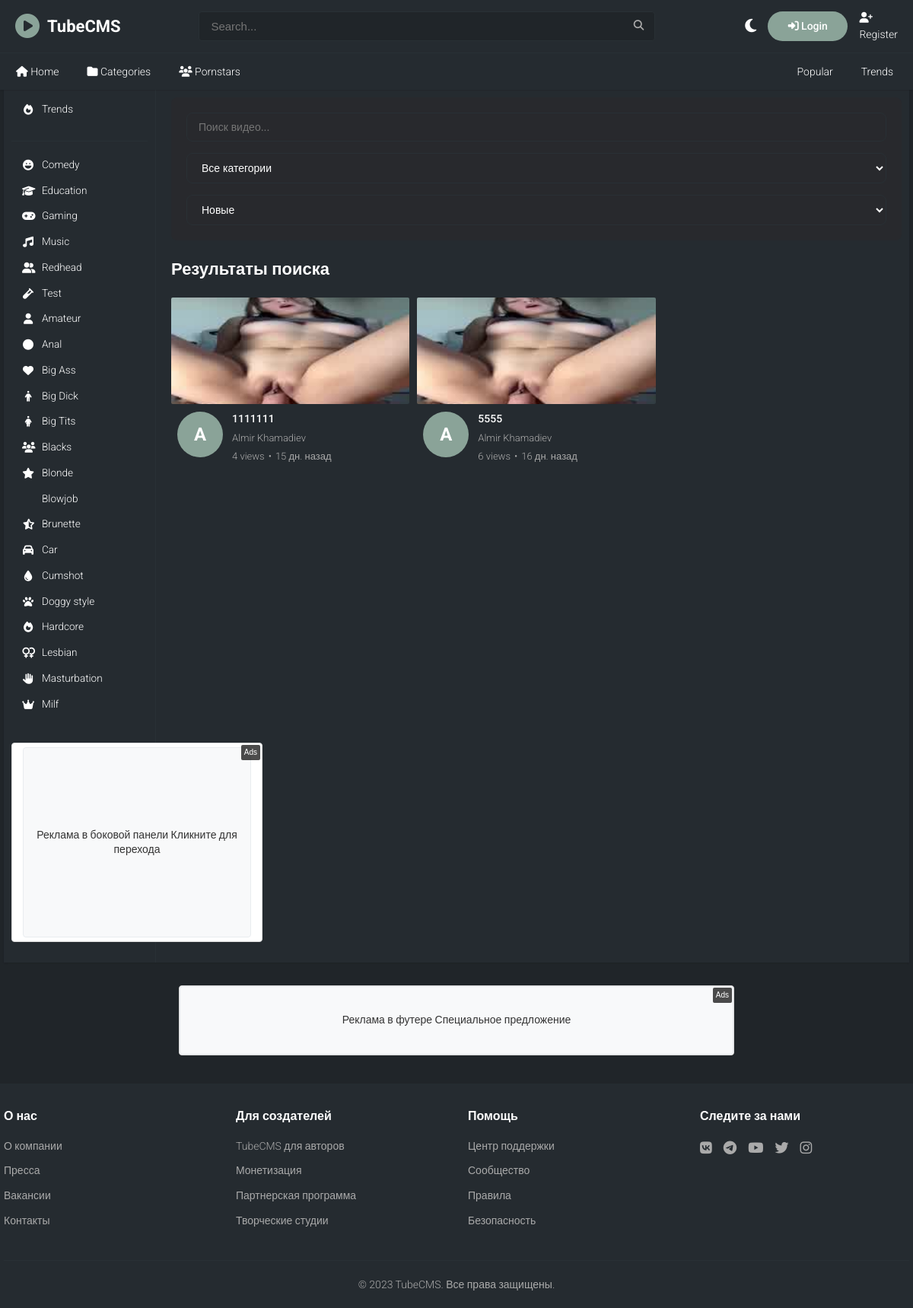
The app's page /search/ with its own data.
### apps/core/models.py (models this page shows, shortened)
class TimeStampedModel(models.Model):
    created_at = models.DateTimeField(auto_now_add=True)
    updated_at = models.DateTimeField(auto_now=True)
    class Meta:
        abstract = True

class Category(TimeStampedModel):
    name = models.CharField(max_length=100, unique=True)
    slug = models.SlugField(max_length=100, unique=True)
    description = models.TextField(blank=True)
    icon = models.CharField(max_length=50, blank=True, help_text="Font Awesome icon class")
    is_active = models.BooleanField(default=True)
    order = models.PositiveIntegerField(default=0)
    class Meta:
        verbose_name = "Category"
        verbose_name_plural = "Categories"
        ordering = ['order', 'name']

### apps/ads/models.py (models this page shows, shortened)
class AdBanner(models.Model):
    BANNER_TYPES = [
        ('image', 'Изображение'),
        ('video', 'Видео'),
        ('html', 'HTML'),
        ('text', 'Текст'),
    ]
    name = models.CharField(max_length=200, verbose_name="Название баннера")
    campaign = models.ForeignKey(AdCampaign, on_delete=models.CASCADE, related_name='banners', verbose_name="Кампания")
    placement = models.ForeignKey(AdPlacement, on_delete=models.CASCADE, related_name='banners', verbose_name="Место размещения")
    banner_type = models.CharField(max_length=20, choices=BANNER_TYPES, verbose_name="Тип баннера")
    image = models.ImageField(upload_to='ads/images/', blank=True, null=True, verbose_name="Изображение")
    video = models.FileField(upload_to='ads/videos/', blank=True, null=True, verbose_name="Видео")
    html_content = models.TextField(blank=True, verbose_name="HTML контент")
    text_content = models.TextField(blank=True, verbose_name="Текстовый контент")
    target_url = models.URLField(verbose_name="Целевая ссылка")
    alt_text = models.CharField(max_length=200, blank=True, verbose_name="Альтернативный текст")
    is_active = models.BooleanField(default=True, verbose_name="Активно")
    priority = models.PositiveIntegerField(default=0, verbose_name="Приоритет")
    weight = models.PositiveIntegerField(default=1, verbose_name="Вес (для ротации)")
    impressions_count = models.PositiveIntegerField(default=0, verbose_name="Количество показов")
    clicks_count = models.PositiveIntegerField(default=0, verbose_name="Количество кликов")
    created_at = models.DateTimeField(auto_now_add=True, verbose_name="Создано")
    updated_at = models.DateTimeField(auto_now=True, verbose_name="Обновлено")
    class Meta:
        verbose_name = "Рекламный баннер"
        verbose_name_plural = "Рекламные баннеры"
        ordering = ['-priority', '-created_at']
    def record_impression(self):
        self.impressions_count += 1
        self.save(update_fields=['impressions_count'])

### apps/videos/models.py (models this page shows, shortened)
class Video(TimeStampedModel):
    STATUS_CHOICES = [
        ('draft', 'Draft'),
        ('processing', 'Processing'),
        ('published', 'Published'),
        ('private', 'Private'),
        ('rejected', 'Rejected'),
    ]
    user = models.ForeignKey(User, on_delete=models.CASCADE, related_name='videos')
    title = models.CharField(max_length=200)
    description = models.TextField(blank=True)
    temp_video_file = models.FileField(upload_to='videos/tmp/', blank=True, null=True, help_text="Video file (converted versions)", verbose_name="Video file")
    converted_files = models.JSONField(default=list, blank=True, help_text="Paths to converted video files")
    preview = models.FileField(upload_to='previews/', blank=True, null=True, help_text="Short video preview")
    poster = models.ImageField(upload_to='posters/', blank=True, null=True)
    category = models.ForeignKey(Category, on_delete=models.SET_NULL, null=True, blank=True)
    tags = models.ManyToManyField(Tag, blank=True)
    performers = models.ManyToManyField('models.Model', blank=True, related_name='videos', through='models.ModelVideo')
    duration = models.PositiveIntegerField(default=0, help_text="Duration in seconds")
    file_size = models.PositiveIntegerField(default=0, help_text="File size in bytes")
    resolution = models.CharField(max_length=20, blank=True, help_text="e.g., 1920x1080")
    format = models.CharField(max_length=10, blank=True, help_text="e.g., mp4, avi")
    status = models.CharField(max_length=20, choices=STATUS_CHOICES, default='draft')
    is_published = models.BooleanField(default=False)
    is_featured = models.BooleanField(default=False)
    is_premium = models.BooleanField(default=False)
    views_count = models.PositiveIntegerField(default=0)
    likes_count = models.PositiveIntegerField(default=0)
    dislikes_count = models.PositiveIntegerField(default=0)
    comments_count = models.PositiveIntegerField(default=0)
    slug = models.SlugField(max_length=250, unique=True, blank=True, null=True)
    meta_description = models.CharField(max_length=160, blank=True)
    processing_status = models.CharField(max_length=20, default='pending')
    processing_progress = models.PositiveIntegerField(default=0)
    processing_error = models.TextField(blank=True)
    class Meta:
        verbose_name = "Video"
        verbose_name_plural = "Videos"
        ordering = ['-created_at']
        indexes = [
            models.Index(fields=['status', 'is_published']),
            models.Index(fields=['user', 'created_at']),
            models.Index(fields=['views_count']),
        ]

### apps/users/models.py (models this page shows, shortened)
class User(AbstractUser):
    email = models.EmailField(unique=True)
    avatar = models.ImageField(upload_to='avatars/', blank=True, null=True)
    bio = models.TextField(max_length=500, blank=True)
    birth_date = models.DateField(blank=True, null=True)
    location = models.CharField(max_length=100, blank=True)
    website = models.URLField(blank=True)
    is_verified = models.BooleanField(default=False)
    subscribers_count = models.PositiveIntegerField(default=0)
    videos_count = models.PositiveIntegerField(default=0)
    total_views = models.PositiveIntegerField(default=0)
    created_at = models.DateTimeField(auto_now_add=True)
    updated_at = models.DateTimeField(auto_now=True)
    USERNAME_FIELD = 'email'
    REQUIRED_FIELDS = ['username']
    class Meta:
        verbose_name = "User"
        verbose_name_plural = "Users"
    @property
    def full_name(self):
        if self.first_name and self.last_name:
            return f"{self.first_name} {self.last_name}"
        return self.username
    @property
    def display_name(self):
        return self.full_name or self.username

### apps/core/views.py (the view)
# urls.py: path('search/', views.search, name='search'),
def search(request):
    query = request.GET.get('q', '').strip()
    category = request.GET.get('category', '')
    sort = request.GET.get('sort', 'newest')
    videos = Video.objects.filter(is_published=True)
    if query:
        videos = videos.filter(
            Q(title__icontains=query) |
            Q(description__icontains=query) |
            Q(tags__name__icontains=query)
        ).distinct()
    if category:
        videos = videos.filter(category__slug=category)
    if sort == 'popular':
        videos = videos.order_by('-views_count', '-created_at')
    elif sort == 'oldest':
        videos = videos.order_by('created_at')
    else:  # newest
        videos = videos.order_by('-created_at')
    paginator = Paginator(videos, 20)
    page_number = request.GET.get('page')
    page_obj = paginator.get_page(page_number)
    context = {
        'videos': page_obj,
        'query': query,
        'selected_category': category,
        'sort': sort,
    }
    return render(request, 'videos/list.html', context)

### templates/videos/list.html (shortened to what this page needs)
{% extends 'base.html' %}
{% load core_tags %}
{% block content %}
<div id="search-results">
    <div class="search-filters">
        <form method="GET" hx-get="{% url 'videos:htmx_list' %}" hx-target="#video-results" hx-trigger="change from:select, keyup delay:500ms from:input">
            <div class="filter-group">
                <input type="text" name="q" placeholder="Поиск видео..." value="{{ request.GET.q }}" class="form-control">
            </div>
            <div class="filter-group">
                <select name="category" class="form-control">
                    <option value="">Все категории</option>
                </select>
            </div>
            <div class="filter-group">
                <select name="sort" class="form-control">
                    <option value="newest" {% if request.GET.sort == 'newest' %}selected{% endif %}>Новые</option>
                </select>
            </div>
        </form>
    </div>
    <div id="video-results">
        <h2>Результаты поиска</h2>
        {% if videos %}
            <div class="video-grid">
                {% for video in videos %}
                    {% include 'partials/video_card.html' %}
                {% endfor %}
            </div>
        {% else %}
            <div class="no-results">
                <i class="fas fa-search"></i>
                <h3>Видео не найдены</h3>
                <p>Попробуйте изменить параметры поиска</p>
            </div>
        {% endif %}
    </div>
</div>
{% endblock %}

### templates/partials/sidebar.html (shortened to what this page needs)
{% load ads_tags %}
<aside class="sidebar">
	<div class="sidebar-section">
		<ul>
			<li><a href="{% url 'core:search' %}?sort=trending" class="{% if request.resolver_match.url_name == 'search' and request.GET.sort == 'trending' %}active{% endif %}"><i class="fas fa-fire"></i> Trends</a></li>
		</ul>
	</div>
	<div class="separator"></div>
	<div class="sidebar-section">
		<ul>
			{% for category in categories %}
			<li><a href="{% url 'videos:category' category.slug %}" class=""><i class="fas fa-{{ category.icon|default:'tag' }}"></i> {{ category.name }}</a></li>
			{% endfor %}
		</ul>
	</div>
	{% ad_banner 'sidebar-banner' request %}
</aside>

### templates/ads/banner.html (shortened to what this page needs)
{% load static %}
{% if banner %}
<div class="ad-banner" data-banner-id="{{ banner.id }}" data-placement="{{ placement.slug }}">
    {% if banner.banner_type == 'image' and banner.image %}
        <a href="{% url 'ads:click' banner.id %}" target="_blank" rel="nofollow">
            <img src="{{ banner.image.url }}"
                 alt="{{ banner.alt_text|default:banner.name }}"
                 width="{{ placement.width }}"
                 height="{{ placement.height }}"
                 class="ad-image">
        </a>
    {% elif banner.banner_type == 'html' and banner.html_content %}
        <div class="ad-html">
            {{ banner.html_content|safe }}
        </div>
    {% elif banner.banner_type == 'text' and banner.text_content %}
        <a href="{% url 'ads:click' banner.id %}" target="_blank" rel="nofollow" class="ad-text-link">
            <div class="ad-text" style="width: {{ placement.width }}px; height: {{ placement.height }}px;">
                {{ banner.text_content }}
            </div>
        </a>
    {% endif %}
    <div class="ad-label">Ads</div>
</div>
{% endif %}

### templates/partials/video_card.html (shortened to what this page needs)
{% load core_tags %}
<div class="video-card">
    <a href="{% url 'videos:detail' video.slug %}">
        <div class="thumbnail">
            {% if video.poster %}
                <img src="{{ video.poster.url }}" alt="{{ video.title }}" class="poster-image" loading="lazy">
            {% else %}
                <div class="poster-placeholder" style="background: linear-gradient(45deg, #ff0000, #ff8c00); height: 100%;"></div>
            {% endif %}
        </div>
    </a>
    <div class="video-info">
        <div class="channel-avatar">
            {% get_avatar_initial video.user %}
        </div>
        <div class="video-details">
            <div class="video-title">{{ video.title|truncate_text:50 }}</div>
            <div class="channel-name">{{ video.user.display_name }}</div>
            <div class="video-meta">
                <span>{{ video.views_count|format_views }} views</span>
                <span>{{ video.created_at|time_ago }}</span>
            </div>
        </div>
    </div>
</div>

### records on screen
Category: name "Comedy"
Category: name "Education"
Category: name "Gaming"
Category: name "Music"
Category: name "Redhead"
Category: name "Test"
Category: name "Amateur"
Category: name "Anal"
Category: name "Big Ass"
Category: name "Big Dick"
Category: name "Big Tits"
Category: name "Blacks"
Category: name "Blonde"
Category: name "Blowjob"
Category: name "Brunette"
Category: name "Car"
Category: name "Cumshot"
Category: name "Doggy style"
Category: name "Hardcore"
Category: name "Lesbian"
Category: name "Masturbation"
Category: name "Milf"
AdBanner: text_content "Реклама в боковой панели Кликните для перехода"
Video: poster (picture), user.first_name "A", title "1111111", user.display_name "Almir Khamadiev", views_count "4", created_at "15 дн. назад"
Video: poster (picture), user.first_name "A", title "5555", user.display_name "Almir Khamadiev", views_count "6", created_at "16 дн. назад"
AdBanner: text_content "Реклама в футере Специальное предложение"
